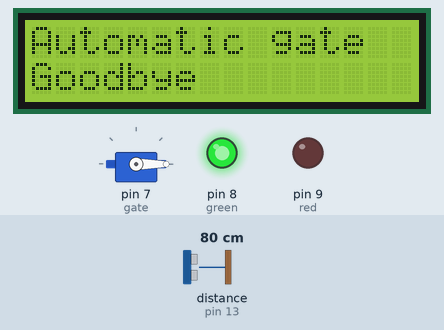
Simulated run of this sketch. Board: Arduino Uno, built with avr-gcc and run on an emulated ATmega328P. Shown: servo, 16×2 character LCD, output pins drawn as LEDs (lit = HIGH). Wiring (inferred from the names in the program): ultrasonic range finder: trigger pin 13; echo pin 13. The test bench sets the inputs (shaded band); at power-on: distance to the obstacle (sensor on pin 13) 80 cm. The echo pulse lasts 58.3 µs per cm.

Above: at 1.2 s.
1.3 s: distance to the obstacle (sensor on pin 13) set to 36 cm
2.8 s: distance to the obstacle (sensor on pin 13) set to 28 cm
At 3.1 s:
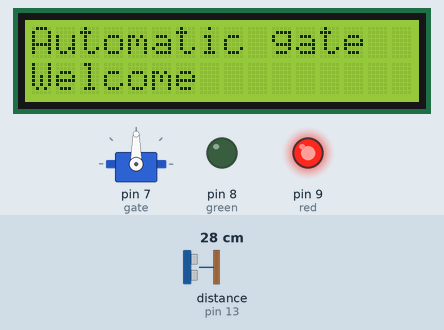
4.3 s: distance to the obstacle (sensor on pin 13) set to 35 cm
At 5.5 s:
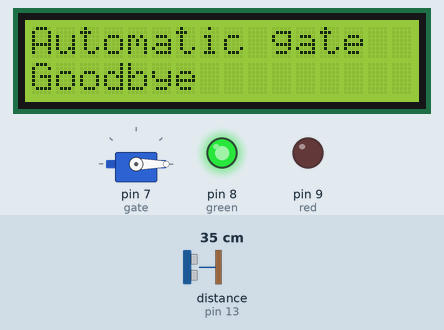
5.8 s: distance to the obstacle (sensor on pin 13) set to 2 cm
At 6.6 s:
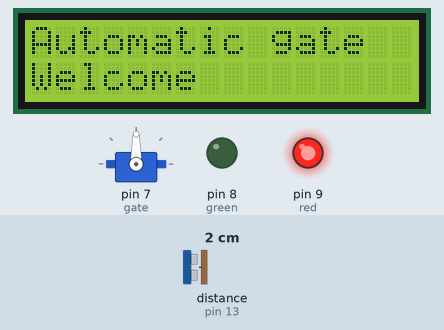
Timing chart, 0 to 8.3 s (numbered marks = the images above; inputs shaded):
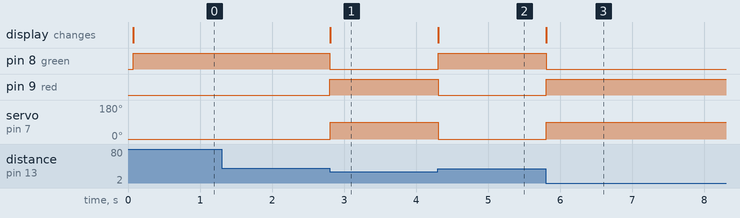

The sketch:

Smart_gate.ino
```cpp
#include <Servo.h>
#include <LiquidCrystal.h>


LiquidCrystal lcd(11,10,5,4,3,2);
Servo gate;


int red=9;
int green=8;
int sigpin=13;
unsigned long sigpin_value;
int distance;


enum State{
  Open,
  Close,
};
State currentState;


void setup(){
  pinMode(red,OUTPUT);
  pinMode(green,OUTPUT);
  gate.attach(7);
  gate.write(0);
  lcd.begin(16,2);
  lcd.setCursor(0,0);

  lcd.print("Automatic gate");
  lcd.setCursor(0,1);
}

void loop(){
  pinMode(sigpin,OUTPUT);
  digitalWrite(sigpin, LOW);
  delayMicroseconds(2);
  digitalWrite(sigpin,HIGH);
  delayMicroseconds(5);
  digitalWrite(sigpin,LOW);

  pinMode(sigpin,INPUT);
  sigpin_value=pulseIn(sigpin,HIGH);
  distance=sigpin_value/58;


  if(distance<=30){
    currentState=Open;
  }
  else{
    currentState=Close;
  }


  switch(currentState){

    case Open:
    gate.write(90);
    digitalWrite(green,LOW);
    digitalWrite(red,HIGH);
    lcd.setCursor(0,1);
    lcd.print("Welcome");
    break;

    case Close:
    gate.write(0);
    digitalWrite(red,LOW);
    digitalWrite(green,HIGH);
    lcd.setCursor(0,1);
    lcd.print("Goodbye");
    break;

  }


}
```

Measured:
- the behaviour switches between 32 and 31 cm on distance to the obstacle (sensor on pin 13) (found by bisection; images 0 and 1)
- after the input at 1.3 s, every drawn part: stays the same
- after the input at 2.8 s, pin 8 (green): HIGH → LOW at once; pin 9 (red): LOW → HIGH at once; servo on pin 7 (gate): 0° → 90° at once; the display: changes at once (image 1)
- after the input at 4.3 s, pin 8 (green): LOW → HIGH at once; pin 9 (red): HIGH → LOW at once; servo on pin 7 (gate): 90° → 0° at once; the display: changes at once (image 2)
- after the input at 5.8 s, pin 8 (green): HIGH → LOW at once; pin 9 (red): LOW → HIGH at once; servo on pin 7 (gate): 0° → 90° at once; the display: changes at once (image 3)
